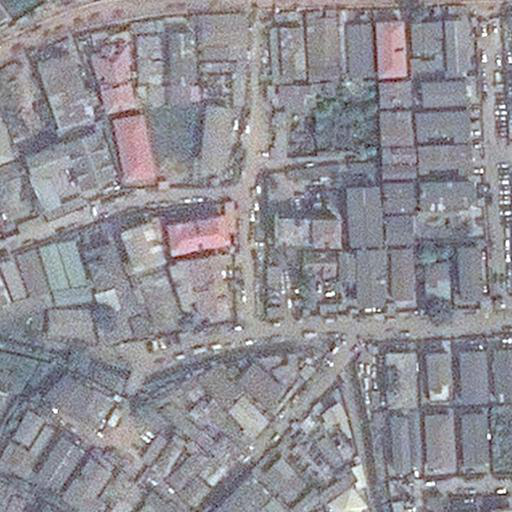
#> input picture final implementation/5_ImageSegmentation/InputDir/Dataset/12_2.png, 512 x 512 px; its folder holds only this picture in this run
$ python 5B_Watershed_Segmentation.py
#> lines starting #> are read from the running program, lines starting #| are printed output that depends on the picture; after the words box and inside, x2 and y2 are one past the last pixel; in counts of white or black regions, pixels touching at a corner belong together
import cv2
import cv2 as cv
import matplotlib.pyplot as plt
import numpy as np
import os

def watershed_segmentation(input_folder):
#> called with input_folder = 'InputDir/Dataset'
    try:
        # Get the current working directory
        root = os.getcwd()

        # Create an output folder for segmented images
        output_folder = 'OutputDir/output_segmented'
        os.makedirs(output_folder, exist_ok=True)

        # Get a list of all files in the input folder
        image_files = [f for f in os.listdir(input_folder) if f.lower().endswith(('.png', '.jpg', '.jpeg', '.bmp'))]

        for image_file in image_files:
            # Read the input image in BGR format
            img_path = os.path.join(input_folder, image_file)
            img = cv.imread(img_path)
#> img is the input picture: shape (512, 512, 3); mean B, G, R 146.9, 140.6, 142.9

            # Convert the image to RGB for matplotlib display
            imgRGB = cv.cvtColor(img, cv.COLOR_BGR2RGB)

            # Convert the image to grayscale
            img_gray = cv.cvtColor(img, cv.COLOR_BGR2GRAY)

            # Apply thresholding to create a binary image
            _, imgThreshold = cv.threshold(img_gray, 120, 255, cv.THRESH_BINARY_INV)
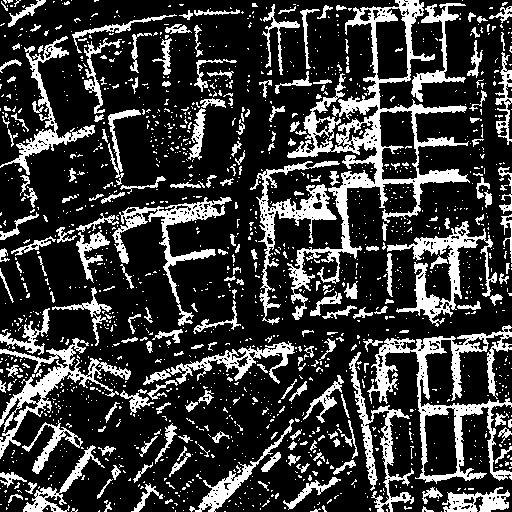
#> imgThreshold: shape (512, 512); 22.7% white; 1572 white regions (1351 under 20 px), largest, box (x1, y1, x2, y2) and area: (287, 0, 470, 320) 9276, (367, 325, 512, 484) 5141, (0, 338, 131, 459) 2837

            # Invert the binary image
            imgThreshold = cv2.bitwise_not(imgThreshold)

            # Apply morphological dilation
            kernel = np.ones((3, 3), np.uint8)
            imgDilate = cv.morphologyEx(imgThreshold, cv.MORPH_DILATE, kernel)
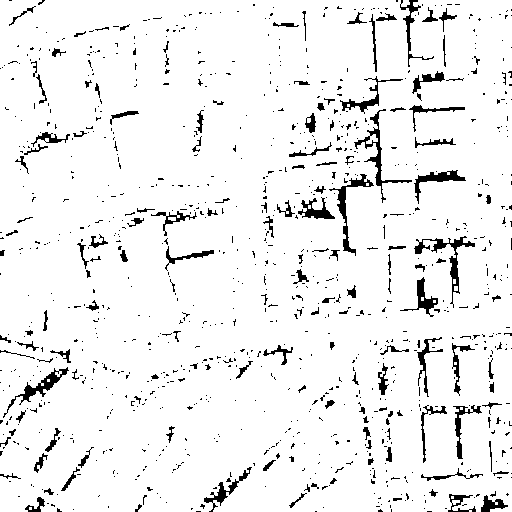
#> imgDilate: shape (512, 512); 93.7% white; 1006 black regions (859 under 20 px), largest, box (x1, y1, x2, y2) and area: (414, 236, 475, 308) 627, (354, 109, 412, 203) 598, (329, 174, 374, 256) 558

            # Compute distance transform
            distTrans = cv.distanceTransform(imgDilate, cv.DIST_L2, 5)
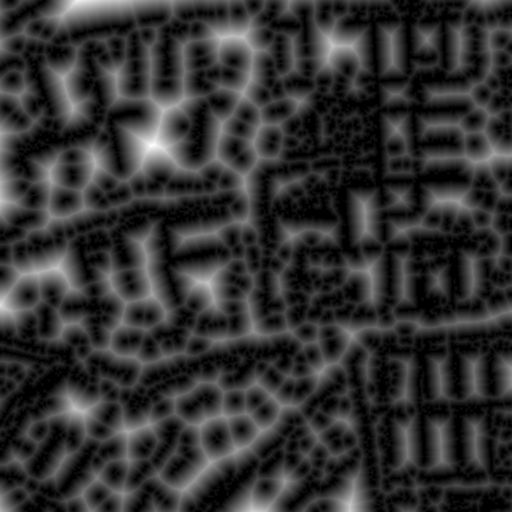
#> distTrans: shape (512, 512) float32; min 0, max 34.38, mean 6.9; drawn with min black and max white

            # Threshold the distance transform
            _, distThresh = cv.threshold(distTrans, 5, 255, cv.THRESH_BINARY)
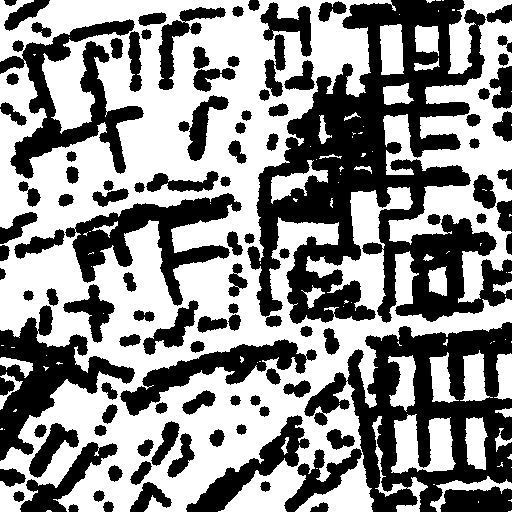
#> distThresh: shape (512, 512) float32; 55.1% white; 112 black regions, largest, box (x1, y1, x2, y2) and area: (247, 0, 512, 324) 37739, (304, 322, 512, 512) 17757, (0, 19, 144, 179) 7309

            # Convert to uint8 and find connected components
            distThresh = np.uint8(distThresh)
            _, labels = cv.connectedComponents(distThresh)
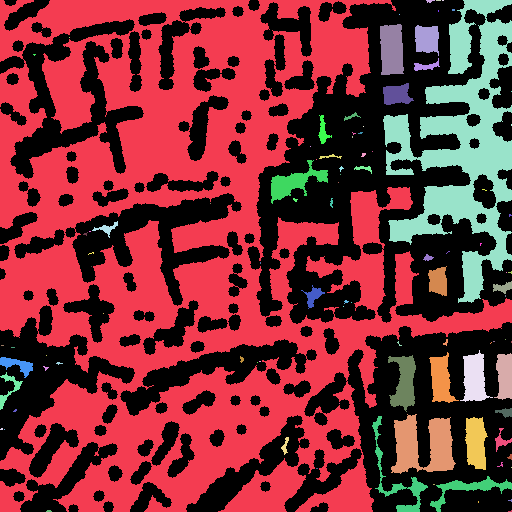
#> labels: shape (512, 512) int32; 97 distinct labels, from 0 to 96; one colour per label, 0 black

            # Apply watershed algorithm
            labels = np.int32(labels)
            labels = cv.watershed(imgRGB, labels)
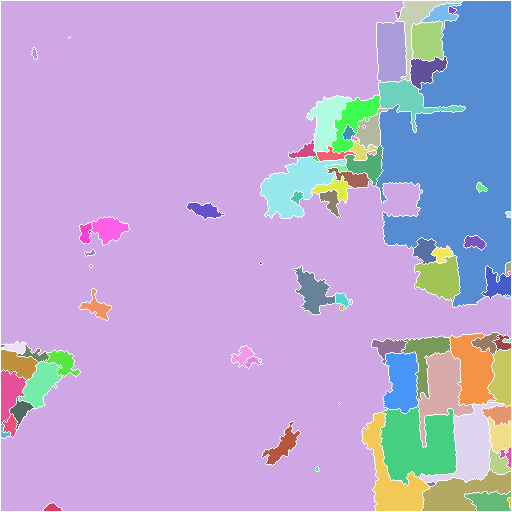
#> labels: shape (512, 512) int32; 90 distinct labels, from -1 to 95; one colour per label, 0 black, -1 white

            # Highlight watershed boundaries on the original image
            imgRGB[labels == -1] = [255, 0, 0]
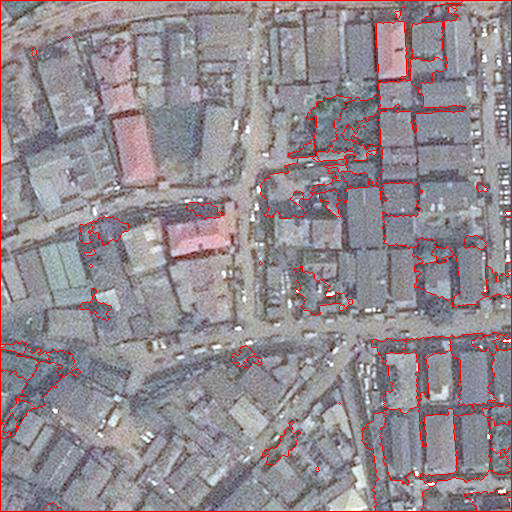
#> imgRGB: shape (512, 512, 3); mean R, G, B 146.6, 136.9, 143

            # Save the segmented image
            output_path = os.path.join(output_folder, f"{os.path.splitext(image_file)[0]}_segmented.png")
            cv.imwrite(output_path, cv.cvtColor(imgRGB, cv.COLOR_RGB2BGR))
            print(f"Segmentation successful for: {img_path} -> {output_path}")

    except Exception as e:
        print(f"Error during segmentation: {e}")

    # Display the figures
    plt.show()

if __name__ == '__main__':
    # Replace 'input_folder' with the path to your input folder
    input_folder = 'InputDir/Dataset'
    watershed_segmentation(input_folder)

$ run again, on final implementation/5_ImageSegmentation/InputDir/Dataset/32_2.png
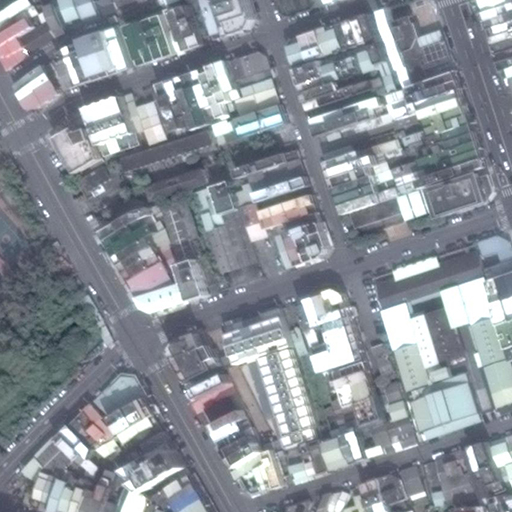
#> input picture final implementation/5_ImageSegmentation/InputDir/Dataset/32_2.png, 512 x 512 px
#> in watershed_segmentation, img is the input picture: shape (512, 512, 3); mean B, G, R 151.1, 143.6, 137.5
#> in watershed_segmentation, `_, imgThreshold = cv.threshold(img_gray, 120, 255, cv.THRESH_BINARY_INV)`:
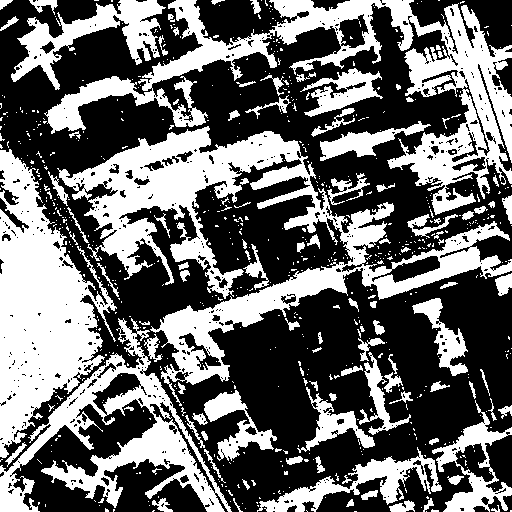
#> imgThreshold: shape (512, 512); 41% white; 684 white regions (579 under 20 px), largest, box (x1, y1, x2, y2) and area: (57, 126, 512, 406) 27962, (44, 0, 512, 215) 21685, (0, 149, 117, 458) 17858
#> imgDilate: shape (512, 512); 73.1% white; 438 black regions (311 under 20 px), largest, box (x1, y1, x2, y2) and area: (0, 151, 101, 457) 14759, (60, 128, 299, 245) 8352, (407, 5, 512, 159) 3637
#> in watershed_segmentation, `imgRGB[labels == -1] = [255, 0, 0]`:
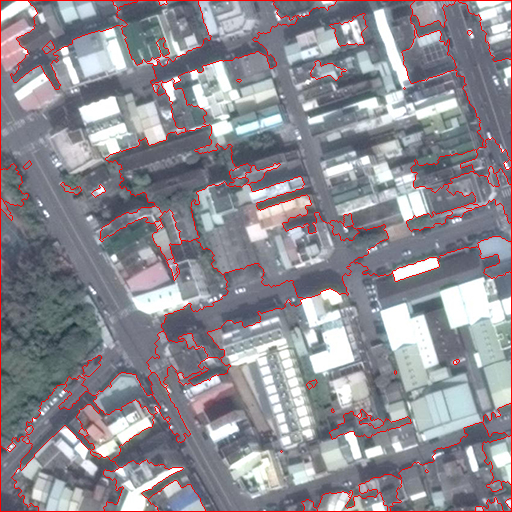
#> imgRGB: shape (512, 512, 3); mean R, G, B 142.1, 138.7, 145.9

$ run again, on final implementation/5_ImageSegmentation/InputDir/Dataset/33_1.png
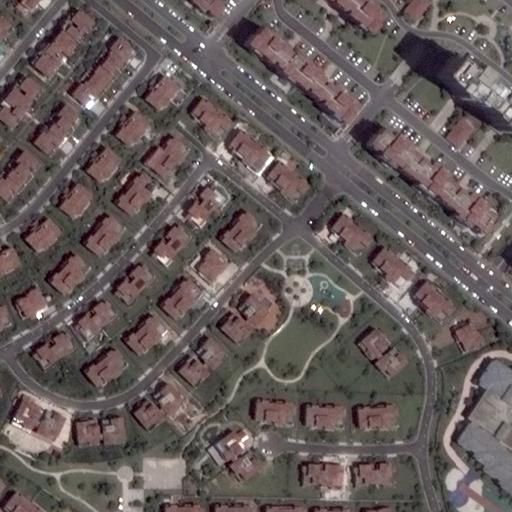
#> input picture final implementation/5_ImageSegmentation/InputDir/Dataset/33_1.png, 512 x 512 px
#> in watershed_segmentation, img is the input picture: shape (512, 512, 3); mean B, G, R 90, 91.3, 101.2
#> in watershed_segmentation, `_, imgThreshold = cv.threshold(img_gray, 120, 255, cv.THRESH_BINARY_INV)`:
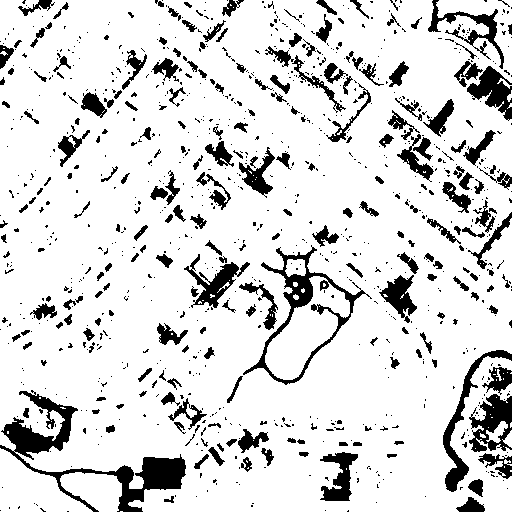
#> imgThreshold: shape (512, 512); 85.5% white; 995 black regions (770 under 20 px), largest, box (x1, y1, x2, y2) and area: (0, 390, 186, 512) 4615, (243, 245, 372, 385) 2383, (443, 350, 512, 492) 1410
#> imgDilate: shape (512, 512); 26% white; 448 white regions (202 under 20 px), largest, box (x1, y1, x2, y2) and area: (0, 389, 187, 512) 6188, (226, 244, 379, 404) 4862, (461, 362, 512, 482) 3413
#> in watershed_segmentation, `imgRGB[labels == -1] = [255, 0, 0]`:
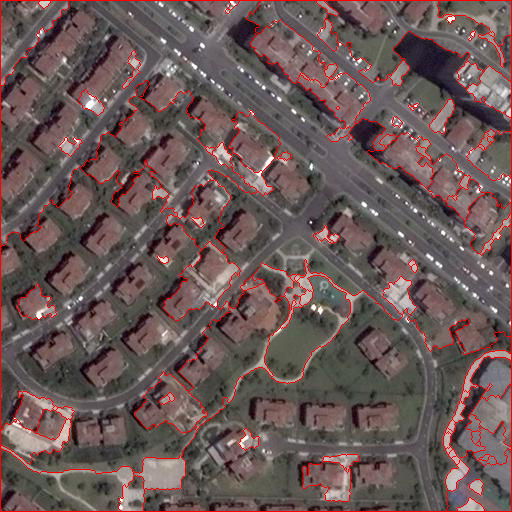
#> imgRGB: shape (512, 512, 3); mean R, G, B 106.5, 87.3, 86.1

$ run again, on final implementation/5_ImageSegmentation/InputDir/Dataset/33_3.png
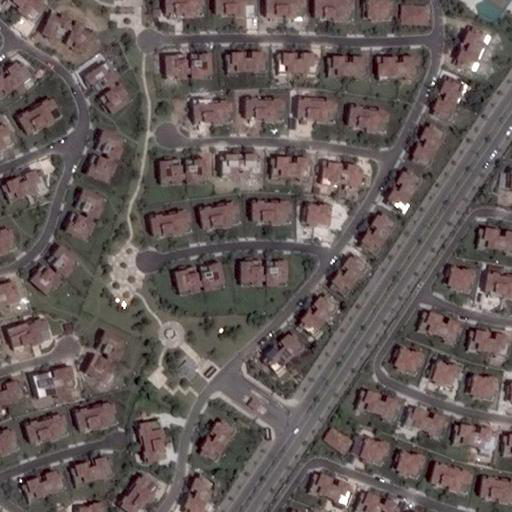
#> input picture final implementation/5_ImageSegmentation/InputDir/Dataset/33_3.png, 512 x 512 px
#> in watershed_segmentation, img is the input picture: shape (512, 512, 3); mean B, G, R 87.9, 90.4, 100.4
#> imgDilate: shape (512, 512); 24.7% white; 546 white regions (231 under 20 px), largest, box (x1, y1, x2, y2) and area: (93, 0, 226, 430) 7655, (285, 155, 382, 250) 3447, (199, 140, 279, 192) 2278
#> in watershed_segmentation, `imgRGB[labels == -1] = [255, 0, 0]`:
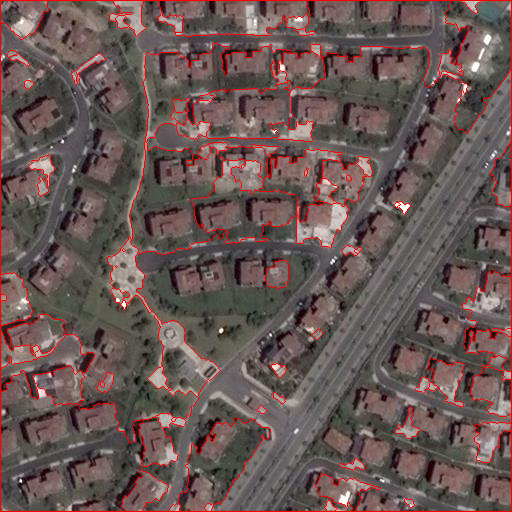
#> imgRGB: shape (512, 512, 3); mean R, G, B 105.7, 86.6, 84.3
